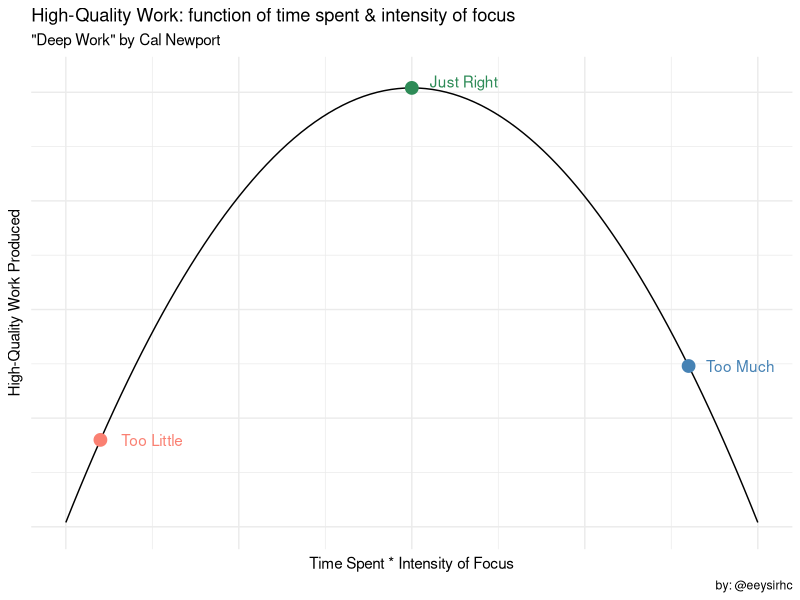

Recreate this plot in R.
## ---- chunk 1
library(tidyverse)

productivity <- function(x) -(x^2) + 1

ggplot(data = data.frame(x = 0), mapping = aes(x = x)) +
  stat_function(fun = productivity) +
  xlim(-10,10) + ylim(-100,3) +
  labs(x = "Time Spent * Intensity of Focus", y = "High-Quality Work Produced",
       title = "High-Quality Work: function of time spent & intensity of focus",
       subtitle = "\"Deep Work\" by Cal Newport", caption = "by: @eeysirhc") +
  geom_point(aes(x = -9, y = -80), size = 4, color = 'salmon') + 
  annotate("text", -7.5, -80, label = 'Too Little', color = 'salmon') +
  geom_point(aes(x = 8, y = -63), size = 4, color = 'steelblue') + 
  annotate("text", 9.5, -63, label = 'Too Much', color = 'steelblue') +
  geom_point(aes(x = 0, y = 1), size = 4, color = 'seagreen') + 
  annotate("text", 1.5, 2.5, label = 'Just Right', color = 'seagreen') +
  theme_minimal() +
  theme(axis.text.x = element_blank(),
        axis.ticks.x = element_blank(),
        axis.text.y = element_blank(),
        axis.ticks.y = element_blank())
